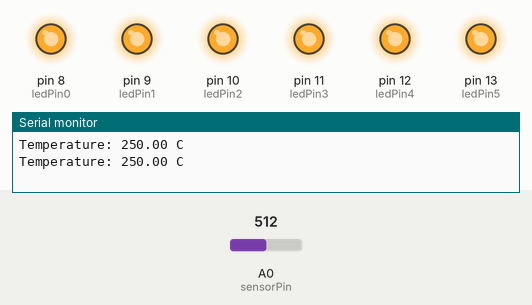
Recording of a sketch running on a simulated Arduino Uno, built with avr-gcc and run on an emulated ATmega328P. Shown: output pins drawn as LEDs (lit = HIGH), the last lines printed to the serial monitor. Inputs (shaded band) come from the test bench; at power-on: A0 (sensorPin) = 512.

Above: at 1.2 s.
1.3 s: A0 (sensorPin) set to 66
2.8 s: A0 (sensorPin) set to 59
At 4.0 s:
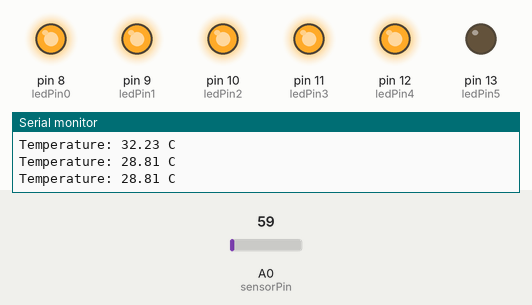
4.3 s: A0 (sensorPin) set to 18
At 5.4 s:
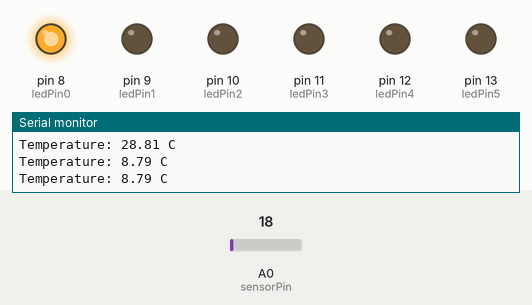
5.8 s: A0 (sensorPin) set to 122
At 6.5 s:
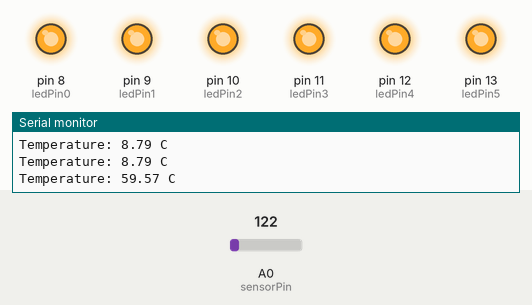
7.3 s: A0 (sensorPin) set to 17
At 7.7 s:
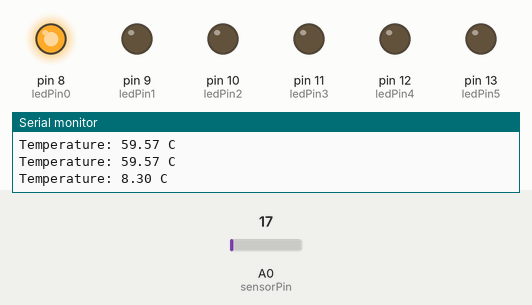
Timing chart, 0 to 9.8 s (numbered marks = the images above; inputs shaded):
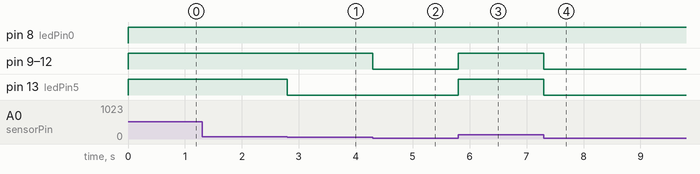

The sketch:

tempSensor.ino
```cpp
int ledPin0 = 8;
int ledPin1 = 9;
int ledPin2 = 10;
int ledPin3 = 11;
int ledPin4 = 12;
int ledPin5 = 13;
int sensorPin = 0;
unsigned long timer = 0;

void setup() {
  pinMode(ledPin0, OUTPUT);
  pinMode(ledPin1, OUTPUT);
  pinMode(ledPin2, OUTPUT);
  pinMode(ledPin3, OUTPUT);
  pinMode(ledPin4, OUTPUT);
  pinMode(ledPin5, OUTPUT);
  Serial.begin(9600);
}

void loop() {
  int value = analogRead(sensorPin);
  double temp;

  temp = (double) value * (5/10.24);

  if (temp <= 25) {
    digitalWrite(ledPin0, HIGH);
    digitalWrite(ledPin1, LOW);
    digitalWrite(ledPin2, LOW);
    digitalWrite(ledPin3, LOW);
    digitalWrite(ledPin4, LOW);
    digitalWrite(ledPin5, LOW);
  }
  else if (temp > 25 & temp <= 26) {
    digitalWrite(ledPin0, HIGH);
    digitalWrite(ledPin1, HIGH);
    digitalWrite(ledPin2, LOW);
    digitalWrite(ledPin3, LOW);
    digitalWrite(ledPin4, LOW);
    digitalWrite(ledPin5, LOW);
  }
  else if (temp > 26 & temp <= 27) {
    digitalWrite(ledPin0, HIGH);
    digitalWrite(ledPin1, HIGH);
    digitalWrite(ledPin2, HIGH);
    digitalWrite(ledPin3, LOW);
    digitalWrite(ledPin4, LOW);
    digitalWrite(ledPin5, LOW);
  }
  else if (temp > 27 & temp <= 28) {
    digitalWrite(ledPin0, HIGH);
    digitalWrite(ledPin1, HIGH);
    digitalWrite(ledPin2, HIGH);
    digitalWrite(ledPin3, HIGH);
    digitalWrite(ledPin4, LOW);
    digitalWrite(ledPin5, LOW);
  }
  else if (temp > 28 & temp <= 29) {
    digitalWrite(ledPin0, HIGH);
    digitalWrite(ledPin1, HIGH);
    digitalWrite(ledPin2, HIGH);
    digitalWrite(ledPin3, HIGH);
    digitalWrite(ledPin4, HIGH);
    digitalWrite(ledPin5, LOW);
  }
  else if (temp > 29) {
    digitalWrite(ledPin0, HIGH);
    digitalWrite(ledPin1, HIGH);
    digitalWrite(ledPin2, HIGH);
    digitalWrite(ledPin3, HIGH);
    digitalWrite(ledPin4, HIGH);
    digitalWrite(ledPin5, HIGH);
  }

  if (millis() - timer > 500) {
    timer = millis();
    Serial.print("Temperature: ");
    Serial.print(temp);
    Serial.print(" C \n");
  }


}
```

Measured:
- the behaviour switches between 60 and 59 on A0 (sensorPin) (found by bisection; images 0 and 1)
- after the input at 2.8 s, pin 13 (ledPin5): HIGH → LOW at once
- after the input at 4.3 s, pin 9 (ledPin1), pin 10 (ledPin2), pin 11 (ledPin3), pin 12 (ledPin4): HIGH → LOW at once
- after the input at 5.8 s, pin 9 (ledPin1), pin 10 (ledPin2), pin 11 (ledPin3), pin 12 (ledPin4), pin 13 (ledPin5): LOW → HIGH at once
- after the input at 7.3 s, pin 9 (ledPin1), pin 10 (ledPin2), pin 11 (ledPin3), pin 12 (ledPin4), pin 13 (ledPin5): HIGH → LOW at once
